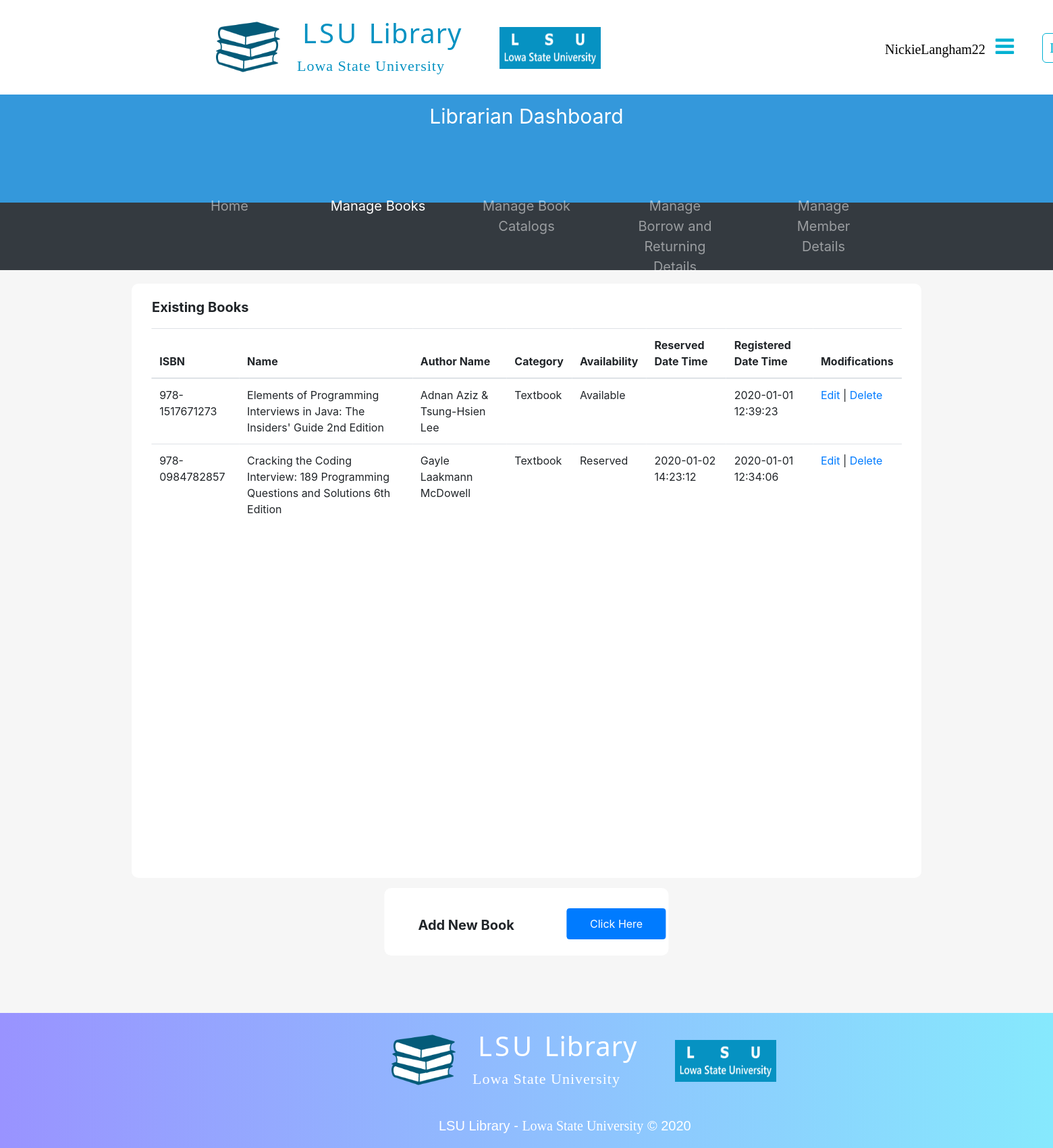
Page /librarianDashboard/1.manageBooks/manageBooks.php (signed in) on the earlier database version.
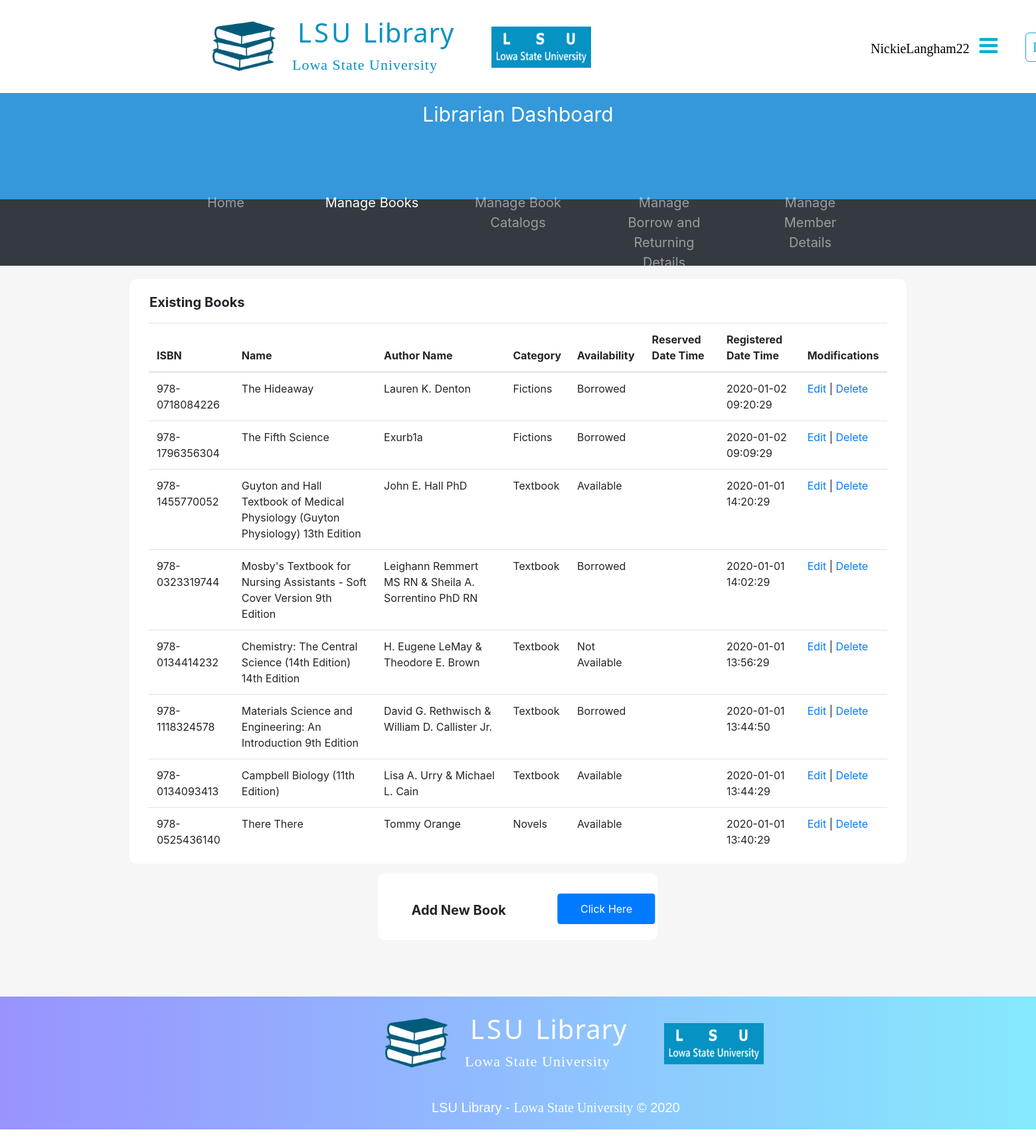
Same page on the later database version.
### tables this page shows
CREATE TABLE Book(
  ISBN VARCHAR(17) NOT NULL,
  Name VARCHAR(200) NOT NULL,
  bcCategoryID INT(8) NOT NULL,
  baAvailabilityID INT(8) NOT NULL,
  ReserveDateTime DATETIME,
  uUserID_ReservedBy INT(8),
  RegisteredDateTime DATETIME DEFAULT CURRENT_TIMESTAMP,
  PRIMARY KEY (ISBN),
  FOREIGN KEY (bcCategoryID) REFERENCES BookCategory (CategoryID),
  FOREIGN KEY (baAvailabilityID) REFERENCES BookAvailability (AvailabilityID),
  FOREIGN KEY (uUserID_ReservedBy) REFERENCES User (UserID)
);

CREATE TABLE BookCategory(
  CategoryID INT AUTO_INCREMENT,
  Category VARCHAR(50) NOT NULL,
  PRIMARY KEY (CategoryID)
);

CREATE TABLE BookAvailability(
  AvailabilityID INT(8) AUTO_INCREMENT,
  Availability VARCHAR(15) NOT NULL,
  PRIMARY KEY (AvailabilityID)
);

CREATE TABLE BookAuthor(
  bISBN VARCHAR(17) NOT NULL,
  Author VARCHAR(50) NOT NULL,
  PRIMARY KEY (bISBN, Author),
  FOREIGN KEY (bISBN) REFERENCES Book (ISBN)
);

### librarianDashboard/1.manageBooks/manageBooks.php (the view, shortened to what this page needs)
<?php
  include_once("../../LSULibraryDBConnection.php");
        ?> <script>
<!DOCTYPE html>
<html>
  <head>
    <link rel="stylesheet" href="../../assets/css/defaultLayout.css">
    <link rel="stylesheet" href="https://cdnjs.cloudflare.com/ajax/libs/font-awesome/4.7.0/css/font-awesome.min.css">
    <link rel="stylesheet" href="../../assets/bootstrap/css/bootstrap.min.css">
  </head>
  <body>
        <div style="height: 140px; width: 100%;">
              <div id="logoSection">
		          <a href="../librarianDashboard.php">
              	  <img src="../../assets/images/LSULibraryLogo.png" alt="LSU Library Logo" id="lsuLibraryLogoIcon">
            	</a>
                <h1 id="mainTitle"> LSU <span id="mainTitleSpan">Library</span> </h1>
                <p id="mainTitleSub">Lowa State University</p>
                <img src="../../assets/Images/LSUUniversityLogo.png" alt="LSU Logo" id="lsuLogoIcon">
              </div>
              <table id="navSection">
                <tr>
                  <td class="navItem" id="navItem1">
                    <a href="../5.accountDetails/librarianAccountDetails.php" data-toggle="popover" data-trigger="hover" data-placement="bottom" title="Options"
                    data-content="View Account Details" style="color: black;">
                      <?php echo $_SESSION['username']; ?> &nbsp
                      <i class="fa fa-bars" style="font-size: 32px;
                                                  color: #00B1D2FF;"></i> &nbsp
                    </a>
                  </td>
                  <td class="navItem" id="navItem2">
                    <a href="../../logout.php">Logout</a>
                  </td>
                </tr>
              </table>
        </div>
            <div style="background-color: #3498DB;
                        width: 100%;
                        height: 160px;">
              <p style="font-size: 30px;
                        color: white;
                        text-align: center;
                        padding-top: 10px;">Librarian Dashboard</p>
              <div style="position: absolute;
                          left: 50%;
                          transform: translate(-50%,-0%);">
              </div>
            </div>
            <nav class="navbar navbar-expand-sm bg-dark navbar-dark" style="height: 100px;">
              <ul class="navbar-nav" style="text-align: center;
                                            position: absolute;
                                            left: 50%;
                                            transform: translate(-50%,-0%);
                                            font-size: 20px;">
                <li class="nav-item">
                  <a class="nav-link" href="../librarianDashboard.php">Home</a>
                </li>
                <li class="nav-item active">
                  <a class="nav-link" href="manageBooks.php">Manage Books</a>
                </li>
                <li class="nav-item">
                  <a class="nav-link" href="../2.manageBookCatalog/manageBookCatalog.php">Manage Book Catalogs</a>
                </li>
                <li class="nav-item">
                  <a class="nav-link" href="../3.manageBookBorrowAndReturnDetails/manageBookBorrowAndReturnDetails.php">Manage Borrow and Returning Details</a>
                </li>
                <li class="nav-item">
                  <a class="nav-link" href="../4.manageMemberDetails/manageMemberDetails.php">Manage Member Details</a>
                </li>
              </ul>
            </nav>
          <div style="width: 100%;
                      height: 1100px;
                      background-color: #F6F6F6;">
            <div style="width: 75%;
                        height: 880px;
                        background-color: #FFFFFF;
                        border-radius: 10px;
                        position: relative;
                        left: 50%;
                        transform: translateX(-50%);
                        top: 20px;">
              <p style="font-size: 20px;
                        padding-left: 30px;
                        padding-top: 20px;"><b>Existing Books</b></p>
              <div style="width: 95%;
                          height: 790px;
                          background-color: white;
                          position: absolute;
                          left: 50%;
                          transform: translateX(-50%);
                          overflow-y: scroll;">
                <?php
                  $bookDetailsSQL = "SELECT b.ISBN, b.Name, bc.Category, ba.Availability, b.ReserveDateTime, b.RegisteredDateTime FROM Book b
                                    INNER JOIN BookAvailability ba ON ba.AvailabilityID = b.baAvailabilityID
                                    INNER JOIN BookCategory bc ON bc.CategoryID = b.bcCategoryID
                                    ORDER BY RegisteredDateTime DESC;";
                  $bookDetailsResult = mysqli_query($databaseConn, $bookDetailsSQL);
                ?>
                <table class="table table-hover fixed_header" style="border-radius: 10px;">
                  <thead>
                    <tr>
                      <th> ISBN </th>
                      <th> Name </th>
                      <th> Author Name </th>
                      <th> Category </th>
                      <th> Availability </th>
                      <th> Reserved Date Time </th>
                      <th> Registered Date Time </th>
                      <th> Modifications </th>
                    </tr>
                  </thead>
                  <tbody>
                      <?php
                        while($bookDetailsRow = mysqli_fetch_array($bookDetailsResult)){
                          $ISBN = $bookDetailsRow["ISBN"];
                      ?>
                    <tr>
                      <td title="ISBN"><?php echo $ISBN ?></td>
                      <td title="Book Name"><?php echo $bookDetailsRow["Name"]; ?></td>
                        <?php
                          $bookAuthorSQL = "SELECT Author FROM BookAuthor WHERE bISBN = '$ISBN';";
                          $bookAuthorResult = mysqli_query($databaseConn, $bookAuthorSQL);
                          $bookAuthorRowCount = mysqli_num_rows($bookAuthorResult);
                          if($bookAuthorRowCount == 1){
                            while($bookAuthorRow = mysqli_fetch_array($bookAuthorResult)){
                              ?><td  title="Book Author"><?php echo $bookAuthorRow["Author"]; ?></td><?php
                            }
                          }
                          else if($bookAuthorRowCount == 2){
                            $bookAuthor = [];
                            while($bookAuthorRow = mysqli_fetch_array($bookAuthorResult)){
                              $bookAuthor[] = $bookAuthorRow["Author"];
                            }
                            ?><td  title="Book Author"><?php echo $bookAuthor[0]." & ".$bookAuthor[1]; ?></td><?php
                          }
                        ?>
                      <td title="Category"><?php echo $bookDetailsRow["Category"]; ?></td>
                      <td title="Availability"><?php echo $bookDetailsRow["Availability"]; ?></td>
                      <td title="Reserved Date Time"><?php echo $bookDetailsRow["ReserveDateTime"]; ?></td>
                      <td title="Registered Date Time"><?php echo $bookDetailsRow["RegisteredDateTime"]; ?></td>
                      <td>
                          <a href="updateBookDetails.php?isbn=<?php echo $ISBN ?>"> Edit </a>
						            | <a href="deleteBook.php?isbn=<?php echo $ISBN ?>"
                          onClick="return confirm('This book and along with connections to this book will be removed.\nAre you such you want to continue?')">
                          Delete
                        </a>
                      </td>
                    </tr>
                      <?php } ?>
                  </tbody>
                </table>
              </div>
            </div>
            <div style="width: 27%;
                        height: 100px;
                        background-color: #FFFFFF;
                        border-radius: 10px;
                        position: relative;
                        left: 50%;
                        transform: translateX(-50%);
                        top: 35px;">
              <p style="font-size: 20px;
                        padding-left: 50px;
                        padding-top: 40px;"><b>Add New Book</b></p>
              <button type="button" class="btn btn-primary" data-toggle="modal" data-target="#addBookModal"
               style="padding: 10px;
                      width: 35%;
                      position: absolute;
                      left: 270px;
                      top: 30px;">
                Click Here
              </button>
            </div>
          </div>
          <div id="footer">
            <div id="footerLogoSection">
              <img src="../../assets/images/LSULibraryLogo.png" alt="LSU Library Logo" id="lsuLibraryLogoIcon">
              <h1 id="mainTitle"> LSU <span id="mainTitleSpan">Library</span> </h1>
              <p id="mainTitleSub">Lowa State University</p>
              <img src="../../assets/images/LSUUniversityLogo.png" alt="LSU Logo" id="lsuLogoIcon">
            </div>
            <p id="footerText1Main">LSU Library - <span id="footerText1Sub">Lowa State University</span> &copy; 2020</p>
          </div>
  </body>
</html>

### assets/css/defaultLayout.css (style rules this page uses)
* { margin: 0; }
#lsuLibraryLogoIcon { height: 95px; width: 95px; position: relative; top: 122px; left: -120px; }
#logoSection { position: relative; top: -100px; left: 440px; }
#mainTitle { color: #0692c2; letter-spacing: 4px; font-family: 'Noto Sans', sans-serif; font-size: 40px; padding-top: 30px; padding-left: 8px; }
#mainTitleSpan { letter-spacing: 1px; }
#mainTitleSub { font-size: 22px; font-family: verdana; color: #0692c2; letter-spacing: 1px; }
#lsuLogoIcon { height: 62px; width: 150px; position: relative; top: -90px; left: 300px; }
#navSection { position: relative; top: -240px; left: 1280px; }
.navItem { padding-left: 20px; }
.navItem a { font-size: 25px; text-decoration: none; color: #00B1D2FF; font-family: verdana; font-size: 20px; border-style: solid; border-width: thin; border-radius: 6px; padding: 10px; }
#navItem1 a { border-color: white; transition-duration: 0.4s; }
#navItem2 a { transition-duration: 0.4s; }
#footer { background-image: linear-gradient(to right, #9993ff, #86e9fd); height: 200px; }
#footerLogoSection { position:relative; top: -100px; left: 700px; }
#footerLogoSection h1 { color: white; }
#footerLogoSection span { color: white; }
#footerLogoSection p { color: white; }
#footerText1Main { position: relative; top: -140px; left: 650px; font-family: sans-serif; font-size: 20px; color: white; }
#footerText1Sub { font-family: serif; font-size: 20px; color: white; }

### librarianDashboard/1.manageBooks/manageBooks.php (style rules this page uses)
nav li { margin-left:30px; margin-right:30px; width: 160px; }

Differences in the rows shown:
no longer on this page (row unchanged): book: ISBN "978-1517671273", Name "Elements of Programming Interviews in Java: The Insiders' Guide 2nd Edition", bookAuthor "Adnan Aziz", bookAuthor "Tsung-Hsien Lee", bcCategoryID.Category "Textbook", baAvailabilityID.Availability "Available", RegisteredDateTime "2020-01-01 12:39:23"
no longer on this page (row unchanged): book: ISBN "978-0984782857", Name "Cracking the Coding Interview: 189 Programming Questions and Solutions 6th Edition", bcCategoryID.Category "Textbook", baAvailabilityID.Availability "Reserved", ReserveDateTime "2020-01-02 14:23:12", RegisteredDateTime "2020-01-01 12:34:06"
no longer on this page (row unchanged): bookauthor: Author "Gayle Laakmann McDowell", shown under "978-0984782857"
added book: ISBN "978-0718084226", Name "The Hideaway", bcCategoryID.Category "Fictions", baAvailabilityID.Availability "Borrowed", RegisteredDateTime "2020-01-02 09:20:29"
added bookauthor: Author "Lauren K. Denton", shown under "978-0718084226"
added book: ISBN "978-1796356304", Name "The Fifth Science", bcCategoryID.Category "Fictions", baAvailabilityID.Availability "Borrowed", RegisteredDateTime "2020-01-02 09:09:29"
added bookauthor: Author "Exurb1a", shown under "978-1796356304"
added book: ISBN "978-1455770052", Name "Guyton and Hall Textbook of Medical Physiology (Guyton Physiology) 13th Edition", bcCategoryID.Category "Textbook", baAvailabilityID.Availability "Available", RegisteredDateTime "2020-01-01 14:20:29"
added bookauthor: Author "John E. Hall PhD", shown under "978-1455770052"
added book: ISBN "978-0323319744", Name "Mosby's Textbook for Nursing Assistants - Soft Cover Version 9th Edition", bookAuthor "Leighann Remmert MS RN", bookAuthor "Sheila A. Sorrentino PhD RN", bcCategoryID.Category "Textbook", baAvailabilityID.Availability "Borrowed", RegisteredDateTime "2020-01-01 14:02:29"
added book: ISBN "978-0134414232", Name "Chemistry: The Central Science (14th Edition) 14th Edition", bookAuthor "H. Eugene LeMay", bookAuthor "Theodore E. Brown", bcCategoryID.Category "Textbook", baAvailabilityID.Availability "Not Available", RegisteredDateTime "2020-01-01 13:56:29"
added book: ISBN "978-1118324578", Name "Materials Science and Engineering: An Introduction 9th Edition", bookAuthor "David G. Rethwisch", bookAuthor "William D. Callister Jr.", bcCategoryID.Category "Textbook", baAvailabilityID.Availability "Borrowed", RegisteredDateTime "2020-01-01 13:44:50"
added book: ISBN "978-0134093413", Name "Campbell Biology (11th Edition)", bookAuthor "Lisa A. Urry", bookAuthor "Michael L. Cain", bcCategoryID.Category "Textbook", baAvailabilityID.Availability "Available", RegisteredDateTime "2020-01-01 13:44:29"
added book: ISBN "978-0525436140", Name "There There", bcCategoryID.Category "Novels", baAvailabilityID.Availability "Available", RegisteredDateTime "2020-01-01 13:40:29"
added bookauthor: Author "Tommy Orange", shown under "978-0525436140"
